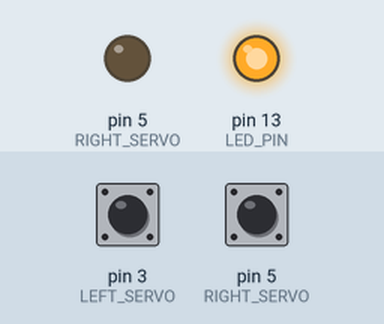
A sketch run on a simulated Arduino Uno, built for the host (arithmetic inside an expression is 32-bit, double 64-bit). Parts: output pins drawn as LEDs (lit = HIGH). The test bench sets the inputs (shaded band); at power-on: pin 3 (LEFT_SERVO) LOW, pin 5 (RIGHT_SERVO) LOW.

Above: at 1.2 s.
1.3 s: pin 3 (LEFT_SERVO) pulled HIGH for 1 s
Timing chart, 0 to 4.3 s (numbered marks = the images above; inputs shaded):
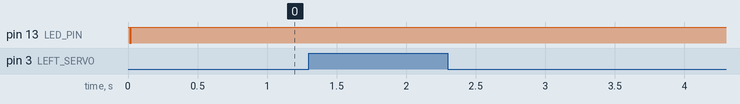

The sketch:

luh_gripper.ino
```cpp
#include <RunningMedian.h>

//#define READ_POSITION 0
//#define READ_EFFORT 1
//#define SET_POSITION 2
//#define SET_EFFORT 3

#define READ_GRIPPER_STATE 0
#define SET_POSITION 2
#define SET_EFFORT 4
#define SET_RELATIVE_POSITION 8

#define LEFT_SERVO 3
#define RIGHT_SERVO 5

#define MIN_ANGLE -950.0
#define MAX_ANGLE 950.0

#define MIN_PULSE 600.0
#define MAX_PULSE 2300.0

#define MIN_POS_FEEDBACK 188.0
#define MAX_POS_FEEDBACK 1916.0

#define POSITION_FEEDBACK 31
#define FORCE_FEEDBACK 90
#define ZERO_EFFORT 1100

#define TIMEOUT 500

#define EFFORT_BUFFER_SIZE 11
#define POSITION_BUFFER_SIZE 21

#define CYCLE_TIME 10000 // micro seconds

#define POSITION_STEP 8

#define LED_PIN 13

short task;
short response[8];
short request[2];
short max_effort[2];
short position_command[2];
short positions[2];
short efforts[2];
short velocities[2];
short current_position[2];
//short effort_buffer_left[EFFORT_BUFFER_SIZE];
//short effort_buffer_right[EFFORT_BUFFER_SIZE];
//short buffer_index = 0;
//float gauss_kernel[11] = {0.1995, 0.1760, 0.1210, 0.0648, 0.0270, 0.0088, 0.088, 0.027, 0.0648, 0.1210, 0.1760};
short usb_voltage;

unsigned long led_time = 0;
byte led_state = HIGH;
boolean position_reached = false;

RunningMedian effort_buffer_left = RunningMedian(EFFORT_BUFFER_SIZE);
RunningMedian effort_buffer_right = RunningMedian(EFFORT_BUFFER_SIZE);
RunningMedian position_buffer_left = RunningMedian(POSITION_BUFFER_SIZE);
RunningMedian position_buffer_right = RunningMedian(POSITION_BUFFER_SIZE);

//########## INITIALISE ############################################
void initialise()
{
  // init everything with 0
  request[0] = 0;
  request[1] = 0;
  max_effort[0] = 10000;
  max_effort[1] = 10000;
  position_command[0] = 0;
  position_command[1] = 0;
  positions[0] = 0;
  positions[1] = 0;
  efforts[0] = 0;
  efforts[1] = 0;
  velocities[0] = 0;
  velocities[1] = 0;
  current_position[0] = 0;
  current_position[1] = 0;

  for(int i=0; i<6; i++)
    response[i] = 0;

  setPosition();
  delay(10);
}

//########## SETUP ############################################
void setup()
{
      // Open serial communications and wait for port to open:
  Serial.begin(57600);
  while (!Serial)
  {
    ; // wait for serial port to connect. Needed for Leonardo only
  }

  pinMode(LED_PIN, OUTPUT);
  digitalWrite(LED_PIN, led_state);
  led_time = micros();

  initialise();

}

//########## FEEDBACK TO ANGLE ###############################
short feedbackToAngle(short feedback)
{
    return (feedback - MIN_POS_FEEDBACK) * (MAX_ANGLE - MIN_ANGLE) / (MAX_POS_FEEDBACK - MIN_POS_FEEDBACK) + MIN_ANGLE;
    //return feedback;
}

//########## ANGLE TO PULSE ###############################
short angleToPulse(short angle)
{
    return (short)(((float)angle - MIN_ANGLE) * (MAX_PULSE - MIN_PULSE) / (MAX_ANGLE - MIN_ANGLE) + MIN_PULSE);
    //return angle;
}

//########## SET POSITION ####################################
void setPosition()
{
   short pulse_left = angleToPulse(current_position[0]);
   short pulse_right = angleToPulse(current_position[1]);

   if(pulse_left >= MIN_PULSE && pulse_right >= MIN_PULSE && pulse_left <= MAX_PULSE && pulse_right <= MAX_PULSE)
   {

   pinMode(LEFT_SERVO, OUTPUT);
   pinMode(RIGHT_SERVO, OUTPUT);
   digitalWrite(LEFT_SERVO, LOW);
   digitalWrite(RIGHT_SERVO, LOW);
   delay(1);

   if(pulse_left == pulse_right)
   {
       digitalWrite(LEFT_SERVO, HIGH);
       digitalWrite(RIGHT_SERVO, HIGH);

       delayMicroseconds(pulse_right);
       digitalWrite(RIGHT_SERVO, LOW);
       digitalWrite(LEFT_SERVO, LOW);
   }
   else if(pulse_left < pulse_right)
   {
       digitalWrite(LEFT_SERVO, HIGH);
       digitalWrite(RIGHT_SERVO, HIGH);

       delayMicroseconds(pulse_left);
       digitalWrite(LEFT_SERVO, LOW);

       delayMicroseconds(pulse_right - pulse_left);
       digitalWrite(RIGHT_SERVO, LOW);
   }
   else
   {
       digitalWrite(LEFT_SERVO, HIGH);
       digitalWrite(RIGHT_SERVO, HIGH);

       delayMicroseconds(pulse_right);
       digitalWrite(RIGHT_SERVO, LOW);

       delayMicroseconds(pulse_left - pulse_right);
       digitalWrite(LEFT_SERVO, LOW);
   }
   }
}

//########## GET FEEDBACK ####################################
short getFeedback(short pin, short pulse_width)
{
   // send pulse for feedback
   pinMode(pin, OUTPUT);
   digitalWrite(pin, LOW);
   delay(1);
   digitalWrite(pin, HIGH);
   delayMicroseconds(pulse_width);
   digitalWrite(pin, LOW);

   // read feedback signal
   pinMode(pin, INPUT);
   unsigned long start_time = micros();
   unsigned long low_time;

   while(digitalRead(pin) == LOW)
   {
      low_time = micros();

      if(low_time - start_time > TIMEOUT)
      {
         return 0;
      }
   }

   while(digitalRead(pin) == HIGH)
   {;}

   return micros() - low_time;
}

//########## GET POSITION ####################################
void getPosition()
{
     //positions[0] = feedbackToAngle(getFeedback(LEFT_SERVO, POSITION_FEEDBACK));
     //positions[1] = feedbackToAngle(getFeedback(RIGHT_SERVO, POSITION_FEEDBACK));

     position_buffer_left.add(feedbackToAngle(getFeedback(LEFT_SERVO, POSITION_FEEDBACK)));
     position_buffer_right.add(feedbackToAngle(getFeedback(RIGHT_SERVO, POSITION_FEEDBACK)));

     short old_left_pos = positions[0];
     short old_right_pos = positions[1];

     positions[0] = position_buffer_left.getMedian();
     positions[1] = position_buffer_right.getMedian();

     velocities[0] = 1000000.0 * float((positions[0] - old_left_pos)) / CYCLE_TIME;
     velocities[1] = 1000000.0 * float((positions[1] - old_right_pos)) / CYCLE_TIME;
}

//########## GET EFFORT ######################################
void getEffort()
{
     effort_buffer_left.add(getFeedback(LEFT_SERVO, FORCE_FEEDBACK) - ZERO_EFFORT);
     effort_buffer_right.add(getFeedback(RIGHT_SERVO, FORCE_FEEDBACK) - ZERO_EFFORT);

     efforts[0] = effort_buffer_left.getMedian();
     efforts[1] = effort_buffer_right.getMedian();

  // save effort to buffer
//   effort_buffer_left[buffer_index] = getFeedback(LEFT_SERVO, FORCE_FEEDBACK) - ZERO_EFFORT;
//   effort_buffer_right[buffer_index] = getFeedback(RIGHT_SERVO, FORCE_FEEDBACK) - ZERO_EFFORT;

   // filter buffer
//   float left_mean = 0;
//   float right_mean = 0;
//   int j = buffer_index;
//   for(int i=0; i<EFFORT_BUFFER_SIZE; i++)
//   {
//       left_mean += effort_buffer_left[j] * gauss_kernel[i];
//       right_mean += effort_buffer_right[j] * gauss_kernel[i];
//
//       j = (j+1) % EFFORT_BUFFER_SIZE;
//   }
//
//
//
//   efforts[0] = (short)left_mean;
//   efforts[1] = (short)right_mean;
//
//   //efforts[0] = effort_buffer_left[buffer_index];
//
//   buffer_index = (buffer_index + 1) % EFFORT_BUFFER_SIZE;
}

//########## READ REQUEST ####################################
void readRequest()
{
    char * b = (char *) request;
    Serial.readBytes(b, 4);
}

//########## SEND RESPONSE ###################################
void sendResponse()
{
     response[0] = positions[0] / 10;
     response[1] = positions[1] / 10;
     response[2] = velocities[0] / 10;
     response[3] = velocities[1] / 10;
     response[4] = efforts[0];
     response[5] = efforts[1];
     if(position_reached)
       response[6] = 255;
     else
       response[6] = 0;

     response[7]=usb_voltage;
     byte * b = (byte *) response;
     Serial.write(b, 16);
}

//########## Calculate USB-Voltage ###################################
short readVcc() {
  long result;
  // Read 1.1V reference against AVcc
  // ADMUX = _BV(REFS0) | _BV(MUX3) | _BV(MUX2) | _BV(MUX1);

  // set the reference to Vcc and the measurement to the internal 1.1V reference
  ADMUX = _BV(REFS0) | _BV(MUX4) | _BV(MUX3) | _BV(MUX2) | _BV(MUX1);

  delay(2); // Wait for Vref to settle
  ADCSRA |= _BV(ADSC); // Convert
  while (bit_is_set(ADCSRA,ADSC));
  result = ADCL;
  result |= ADCH<<8;
  result = 1125300L / result /10; // Back-calculate AVcc in mV
  short result_short=result;
  //return 10;
  return result_short;
}


//########## LOOP ############################################
void loop() // run over and over
{
    unsigned long start_time = micros();

    // blink to indicate program is running
//    if(start_time - led_time > 100000)
//    {
//       led_time = start_time;
//
//        if(led_state == LOW)
//        {
//          led_state = HIGH;
//        }
//        else
//        {
//          led_state = LOW;
//        }
//
//        digitalWrite(LED_PIN, led_state);
//    }
    if(position_reached)
       digitalWrite(LED_PIN, HIGH);
    else
       digitalWrite(LED_PIN, LOW);

      // === HANDLE REQUESTS ===
    if(Serial.available())
    {
       task = Serial.read();

       if(task == READ_GRIPPER_STATE)
       {
           sendResponse();
       }
       else if(task == SET_POSITION)
       {
          readRequest();
          position_command[0] = request[0] * 10;
          position_command[1] = request[1] * 10;
          current_position[0] = positions[0];
          current_position[1] = positions[1];
          position_reached = false;
          //setPosition(); // TODO: use contol loop instead
       }
       else if(task == SET_EFFORT)
       {
          readRequest();
          max_effort[0] = request[0];
          max_effort[1] = request[1];
       }
       else if(task == SET_RELATIVE_POSITION)
       {
          readRequest();
          position_command[0] = current_position[0] + request[0] * 10;
          position_command[1] = current_position[1] + request[1] * 10;

          position_reached = false;

       }
    }

    // === READ STATE ===
    getPosition();
    getEffort();

    // === CONTROLLER ===

    if((fabs(efforts[0]) + fabs(efforts[1])) > (max_effort[0] + max_effort[1]))
      position_reached = true;

    if(!position_reached)
    {
        for(int i=0; i<2; i++)
        {
            if(current_position[i] > position_command[i])
            {
               current_position[i] = max(current_position[i] - POSITION_STEP, position_command[i]);
            }
            else if(current_position[i] < position_command[i])
            {
               current_position[i] = min(current_position[i] + POSITION_STEP, position_command[i]);
            }
        }

        if(current_position[0] != position_command[0] || current_position[1] != position_command[1])
          setPosition();
        else
          position_reached = true;
    }

   // === Calculate the USB-Voltage

   usb_voltage=readVcc();


   // === SLEEP ===
   unsigned long cycle_duration = micros() - start_time;

   if(cycle_duration < CYCLE_TIME)
   {
      delayMicroseconds(CYCLE_TIME - cycle_duration);
   }

}
```
